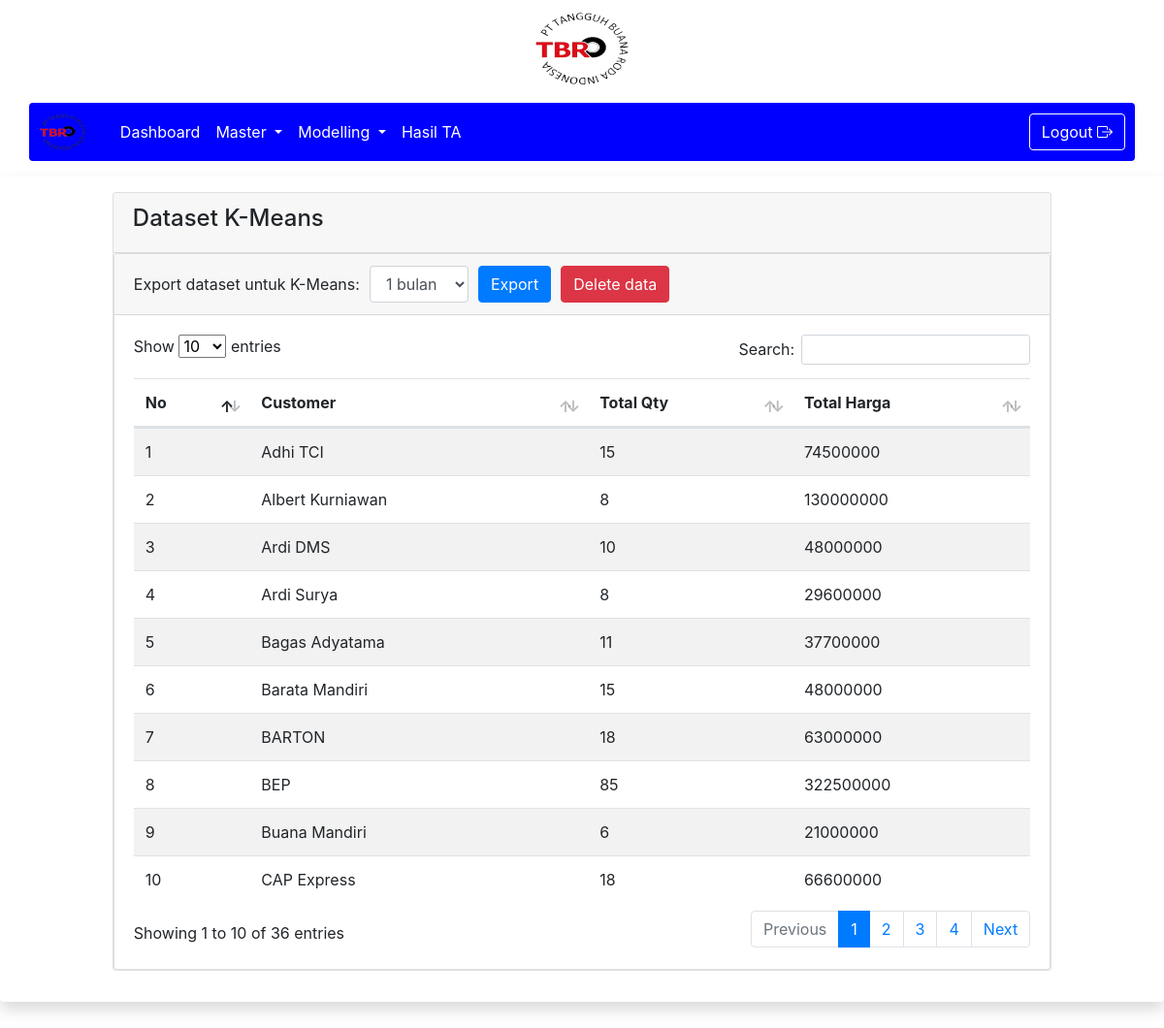
The app's page /1/dataset_km.php (signed in) with its own data.
### tables this page shows
CREATE TABLE `dataset_km` (
  `id_ds` int(11) NOT NULL,
  `customer` varchar(50) NOT NULL,
  `total_qty` int(11) NOT NULL,
  `total_harga` bigint(20) NOT NULL
);

### 1/dataset_km.php (the view, shortened to what this page needs)
<!DOCTYPE html>
<html lang="en">
<head>
    <link rel="stylesheet" href="https://cdn.jsdelivr.net/npm/bootstrap@4.6.2/dist/css/bootstrap.min.css"
>
    <link rel="stylesheet" href="../assets/css/dataTables.bootstrap5.min.css" />
    <link rel="stylesheet"
        href="https://cdnjs.cloudflare.com/ajax/libs/bootstrap-icons/1.10.0/font/bootstrap-icons.min.css">
</head>
<body>
    <?php
    include 'navbar.php';
    ?>
    <div class="shadow p-3 mb-5 bg-white rounded">
        <div class="row justify-content-center">
            <div class="col-md-10 mb-3">
                <div class="card">
                    <div class="card-header">
                        <h4>Dataset K-Means</h4>
                    </div>
                    <div class="card">
                        <div class="card-header">
                            <form action="proses/prosesformkm.php" post="GET">
                                <div class="form-row align-items-center">
                                    <div class="col-auto">
                                        <label for="sortData" class="col-form-label">Export dataset untuk
                                            K-Means:</label>
                                    </div>
                                    <div class="col-auto">
                                        <select name="sortData" id="sortData" class="form-control">
                                            <option value="1">1 bulan</option>
                                        </select>
                                    </div>
                                    <div class="col-auto">
                                        <button type="submit" name="export" class="btn btn-primary">Export</button>
                                    </div>
                                    <div class="col-auto">
                                        <button type="submit" name="hapus" class="btn btn-danger">Delete data</button>
                                    </div>
                                </div>
                            </form>
                        </div>
                        <div class="card-body">
                            <div class="table-responsive">
                                <table id="example" class="table table-striped data-table" style="width: 100%">
                                    <thead>
                                        <tr>
                                            <th>No</th>
                                            <th>Customer</th>
                                            <th>Total Qty</th>
                                            <th>Total Harga</th>
                                        </tr>
                                    </thead>
                                    <tbody>
                                        <?php
                                        $query = "SELECT * FROM dataset_km";
                                        $sql = mysqli_query($GLOBALS['conn'], $query);
                                        if (mysqli_num_rows($sql) > 0) {
                                            while ($data = mysqli_fetch_array($sql)) {
                                                ?>
                                                <tr>
                                                    <td>
                                                        <?php
                                                        echo $data['id_ds'];
                                                        ?>
                                                    </td>
                                                    <td>
                                                        <?php
                                                        echo $data['customer'];
                                                        ?>
                                                    </td>
                                                    <td>
                                                        <?php
                                                        echo $data['total_qty'];
                                                        ?>
                                                    </td>
                                                    <td>
                                                        <?php
                                                        echo $data['total_harga'];
                                                        ?>
                                                    </td>
                                                </tr>
                                                <?php
                                            }
                                        }
                                        ?>
                                    </tbody>
                                </table>
                            </div>
                        </div>
                    </div>
                </div>
            </div>
        </div>
</body>
</html>

### records on screen
dataset_km: id_ds "1", customer "Adhi TCI", total_qty "15", total_harga "74500000"
dataset_km: id_ds "2", customer "Albert Kurniawan", total_qty "8", total_harga "130000000"
dataset_km: id_ds "3", customer "Ardi DMS", total_qty "10", total_harga "48000000"
dataset_km: id_ds "4", customer "Ardi Surya", total_qty "8", total_harga "29600000"
dataset_km: id_ds "5", customer "Bagas Adyatama", total_qty "11", total_harga "37700000"
dataset_km: id_ds "6", customer "Barata Mandiri", total_qty "15", total_harga "48000000"
dataset_km: id_ds "7", customer "BARTON", total_qty "18", total_harga "63000000"
dataset_km: id_ds "8", customer "BEP", total_qty "85", total_harga "322500000"
dataset_km: id_ds "9", customer "Buana Mandiri", total_qty "6", total_harga "21000000"
dataset_km: id_ds "10", customer "CAP Express", total_qty "18", total_harga "66600000"
